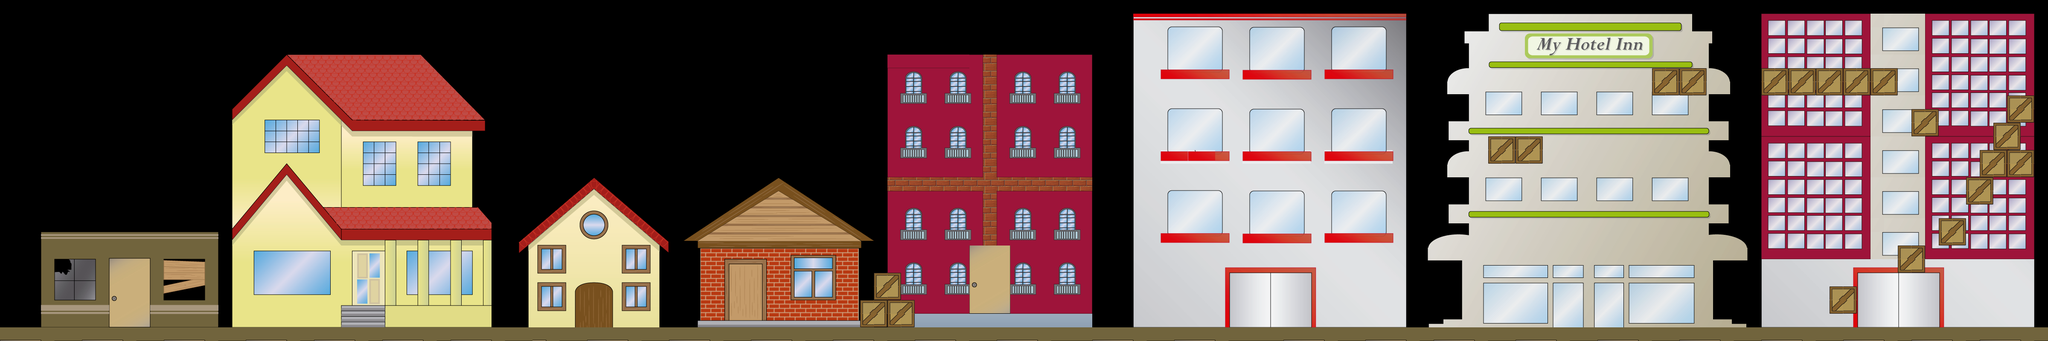

The image is a tile-based game level rendered from a .tmx file. Its description and source (layers, tilesets, objects; grid data summarised) follow:
An orthogonal 150x25 tile map with 32x32 px tiles, 6 tile layers (building, floor, fx, xfx, ...), 17 tilesets and 24 objects.

<map version="1.0" orientation="orthogonal" renderorder="left-down" width="150" height="25" tilewidth="32" tileheight="32" nextobjectid="33">
 <tileset firstgid="1" name="blockX224" tilewidth="32" tileheight="32" tilecount="7">
  <image source="blockX224.png" width="224" height="32" />
 </tileset>
 <tileset firstgid="8" name="box1_64" tilewidth="32" tileheight="32" tilecount="1">
  <image source="box1_64.png" width="32" height="32" />
 </tileset>
 <tileset firstgid="9" name="box2_64" tilewidth="32" tileheight="32" tilecount="1">
  <image source="box2_64.png" width="32" height="32" />
 </tileset>
 <tileset firstgid="10" name="box3_64" tilewidth="32" tileheight="32" tilecount="1">
  <image source="box3_64.png" width="32" height="32" />
 </tileset>
 <tileset firstgid="11" name="box4_64" tilewidth="32" tileheight="32" tilecount="1">
  <image source="box4_64.png" width="32" height="32" />
 </tileset>
 <tileset firstgid="12" name="box32" tilewidth="32" tileheight="32" tilecount="16">
  <image source="box32.png" width="138" height="138" />
 </tileset>
 <tileset firstgid="28" name="bricks" tilewidth="32" tileheight="32" tilecount="16">
  <image source="bricks.png" width="128" height="128" />
 </tileset>
 <tileset firstgid="44" name="casa1" tilewidth="32" tileheight="32" tilecount="91">
  <image source="casa1.png" width="416" height="224" />
 </tileset>
 <tileset firstgid="135" name="casa2" tilewidth="32" tileheight="32" tilecount="247">
  <image source="casa2.png" width="417" height="609" />
 </tileset>
 <tileset firstgid="382" name="casa3" tilewidth="32" tileheight="32" tilecount="154">
  <image source="casa3.png" width="450" height="352" />
 </tileset>
 <tileset firstgid="536" name="casa4" tilewidth="32" tileheight="32" tilecount="300">
  <image source="casa4.png" width="511" height="653" />
 </tileset>
 <tileset firstgid="836" name="casa5" tilewidth="32" tileheight="32" tilecount="121">
  <image source="casa5.png" width="352" height="378" />
 </tileset>
 <tileset firstgid="957" name="casa6" tilewidth="32" tileheight="32" tilecount="380">
  <image source="casa6.png" width="622" height="640" />
 </tileset>
 <tileset firstgid="1337" name="casa7" tilewidth="32" tileheight="32" tilecount="552">
  <image source="casa7.png" width="786" height="766" />
 </tileset>
 <tileset firstgid="1889" name="casa8" tilewidth="32" tileheight="32" tilecount="460">
  <image source="casa8.png" width="640" height="736" />
 </tileset>
 <tileset firstgid="2349" name="blockBuilding01" tilewidth="32" tileheight="32" tilecount="63">
  <image source="blockBuilding01.png" width="224" height="288" />
 </tileset>
 <tileset firstgid="2412" name="blockBuilding02" tilewidth="32" tileheight="32" tilecount="72">
  <image source="blockBuilding02.png" width="256" height="288" />
 </tileset>
 <layer name="building" width="150" height="25">
  <data>[3750 cells, 2518 non-empty, 1909 distinct tile ids]</data>
 </layer>
 <layer name="floor" width="150" height="25">
  <data>[3750 cells, 256 non-empty, 16 distinct tile ids]</data>
 </layer>
 <objectgroup name="objetos">
  <object id="1" x="0" y="768" width="4800" height="32">
   <properties>
    <property name="clase" value="1" />
   </properties>
  </object>
  <object id="7" x="2016" y="704" width="128" height="64">
   <properties>
    <property name="clase" value="1" />
   </properties>
  </object>
  <object id="9" x="2048" y="640" width="64" height="64">
   <properties>
    <property name="clase" value="1" />
   </properties>
  </object>
  <object id="10" x="2336" y="416" width="224" height="32">
   <properties>
    <property name="clase" value="1" />
   </properties>
  </object>
  <object id="11" x="2720" y="352" width="160" height="32">
   <properties>
    <property name="clase" value="1" />
   </properties>
  </object>
  <object id="12" x="2912" y="352" width="160" height="32">
   <properties>
    <property name="clase" value="1" />
   </properties>
  </object>
  <object id="13" x="3104" y="352" width="160" height="32">
   <properties>
    <property name="clase" value="1" />
   </properties>
  </object>
  <object id="14" x="3488" y="320" width="128" height="64">
   <properties>
    <property name="clase" value="1" />
   </properties>
  </object>
  <object id="15" x="3872" y="160" width="128" height="64">
   <properties>
    <property name="clase" value="1" />
   </properties>
  </object>
  <object id="16" x="4128" y="160" width="320" height="64">
   <properties>
    <property name="clase" value="1" />
   </properties>
  </object>
  <object id="17" x="4640" y="352" width="128" height="64">
   <properties>
    <property name="clase" value="1" />
   </properties>
  </object>
  <object id="18" x="4448" y="576" width="64" height="64">
   <properties>
    <property name="clase" value="1" />
   </properties>
  </object>
  <object id="19" x="4288" y="672" width="64" height="64">
   <properties>
    <property name="clase" value="1" />
   </properties>
  </object>
  <object id="20" x="4480" y="256" width="64" height="64">
   <properties>
    <property name="clase" value="1" />
   </properties>
  </object>
  <object id="21" x="4543" y="512" width="64" height="64">
   <properties>
    <property name="clase" value="1" />
   </properties>
  </object>
  <object id="22" x="4672" y="288" width="64" height="64">
   <properties>
    <property name="clase" value="1" />
   </properties>
  </object>
  <object id="23" x="4704" y="224" width="64" height="64">
   <properties>
    <property name="clase" value="1" />
   </properties>
  </object>
  <object id="24" x="4607" y="417" width="64" height="64">
   <properties>
    <property name="clase" value="1" />
   </properties>
  </object>
 </objectgroup>
 <layer name="fx" width="150" height="25">
  <data>[3750 cells, 0 non-empty, 0 distinct tile ids]</data>
 </layer>
 <layer name="xfx" width="150" height="25">
  <data>[3750 cells, 0 non-empty, 0 distinct tile ids]</data>
 </layer>
 <layer name="more" width="150" height="25">
  <data>[3750 cells, 0 non-empty, 0 distinct tile ids]</data>
 </layer>
 <layer name="bg" width="150" height="25">
  <data>[3750 cells, 0 non-empty, 0 distinct tile ids]</data>
 </layer>
 <objectgroup name="coins">
  <object id="27" x="500" y="524">
   <ellipse />
  </object>
  <object id="28" x="1168" y="529">
   <ellipse />
  </object>
  <object id="29" x="2389" y="319">
   <ellipse />
  </object>
  <object id="30" x="3006" y="288">
   <ellipse />
  </object>
  <object id="31" x="3526" y="253">
   <ellipse />
  </object>
  <object id="32" x="4304" y="111">
   <ellipse />
  </object>
 </objectgroup>
</map>